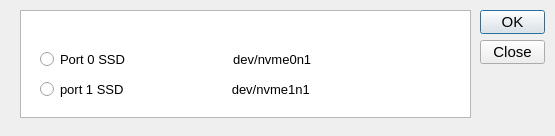
<?xml version="1.0" encoding="UTF-8"?>
<ui version="4.0">
 <class>sel_dev</class>
 <widget class="QDialog" name="sel_dev">
  <property name="geometry">
   <rect>
    <x>0</x>
    <y>0</y>
    <width>555</width>
    <height>136</height>
   </rect>
  </property>
  <property name="font">
   <font>
    <pointsize>10</pointsize>
   </font>
  </property>
  <property name="windowTitle">
   <string>Dialog</string>
  </property>
  <widget class="QTableView" name="tableView">
   <property name="geometry">
    <rect>
     <x>20</x>
     <y>10</y>
     <width>451</width>
     <height>108</height>
    </rect>
   </property>
   <property name="font">
    <font>
     <pointsize>10</pointsize>
    </font>
   </property>
  </widget>
  <widget class="QPushButton" name="OK">
   <property name="geometry">
    <rect>
     <x>480</x>
     <y>10</y>
     <width>65</width>
     <height>24</height>
    </rect>
   </property>
   <property name="font">
    <font>
     <pointsize>11</pointsize>
    </font>
   </property>
   <property name="text">
    <string>OK</string>
   </property>
  </widget>
  <widget class="QPushButton" name="Close">
   <property name="geometry">
    <rect>
     <x>480</x>
     <y>40</y>
     <width>65</width>
     <height>24</height>
    </rect>
   </property>
   <property name="font">
    <font>
     <pointsize>11</pointsize>
    </font>
   </property>
   <property name="text">
    <string>Close</string>
   </property>
  </widget>
  <widget class="QRadioButton" name="Radio_port0_SSD">
   <property name="geometry">
    <rect>
     <x>40</x>
     <y>48</y>
     <width>301</width>
     <height>22</height>
    </rect>
   </property>
   <property name="text">
    <string>Port 0 SSD                              dev/nvme0n1  </string>
   </property>
  </widget>
  <widget class="QRadioButton" name="Radio_port1_SSD">
   <property name="geometry">
    <rect>
     <x>40</x>
     <y>78</y>
     <width>281</width>
     <height>22</height>
    </rect>
   </property>
   <property name="text">
    <string>port 1 SSD                              dev/nvme1n1  </string>
   </property>
  </widget>
 </widget>
 <resources/>
 <connections/>
</ui>
